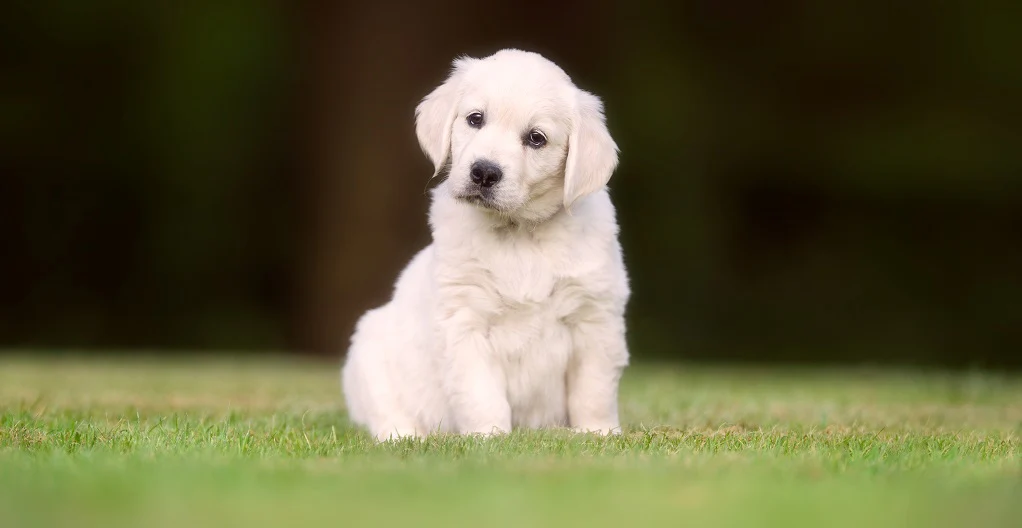
#> input picture Fotos/dog.webp, 1022 x 528 px
$ python transformacao.py
#> lines starting #> are read from the running program, lines starting #| are printed output that depends on the picture
import cv2 as cv
import numpy as np

img = cv.imread('Fotos/dog.webp')
#> img is the input picture: shape (528, 1022, 3); mean B, G, R 59.1, 91.3, 94.3
cv.imshow('doguinho', img)

#transladar
def translada(img, x, y):
#> called with x = 100, y = 100
    transMat = np.float32([[1, 0, x], [0, 1, x]])
    dimensoes = (img.shape[1], img.shape[0])
#> dimensoes = (1022, 528)
    return cv.warpAffine(img, transMat, dimensoes)
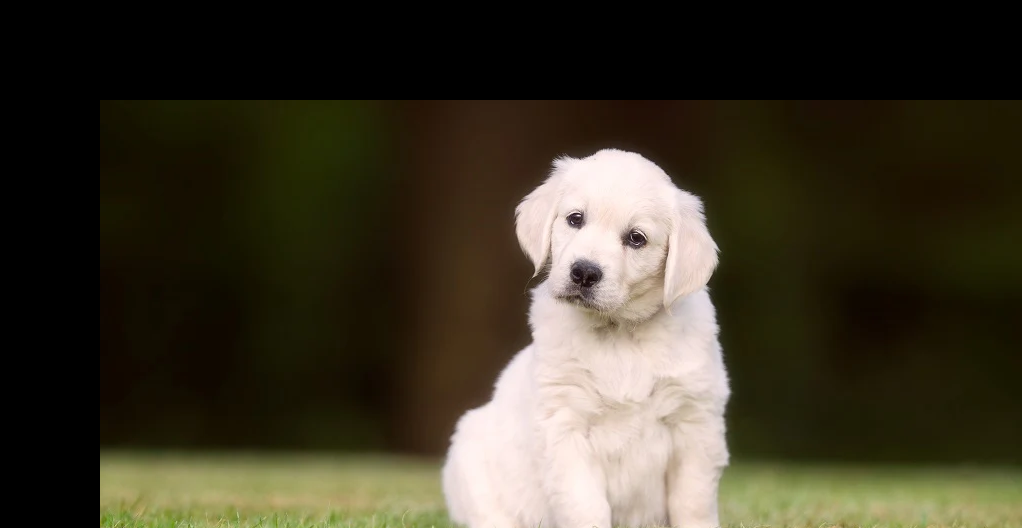
#> returned value: shape (528, 1022, 3); mean of channels 0, 1, 2 40.3, 56, 61.9; drawn as B, G, R
# x movimenta para a direita, o -x para a esuqerda
# y movimenta a imagem para baixo, -y para cima
transladado = translada(img, 100, 100)
cv.imshow('transladado', transladado)

transladado2 = translada(img, -100, 100)
#> call 2 of translada, with x = -100, y = 100
#> in translada (call 2), `return cv.warpAffine(img, transMat, dimensoes)`:
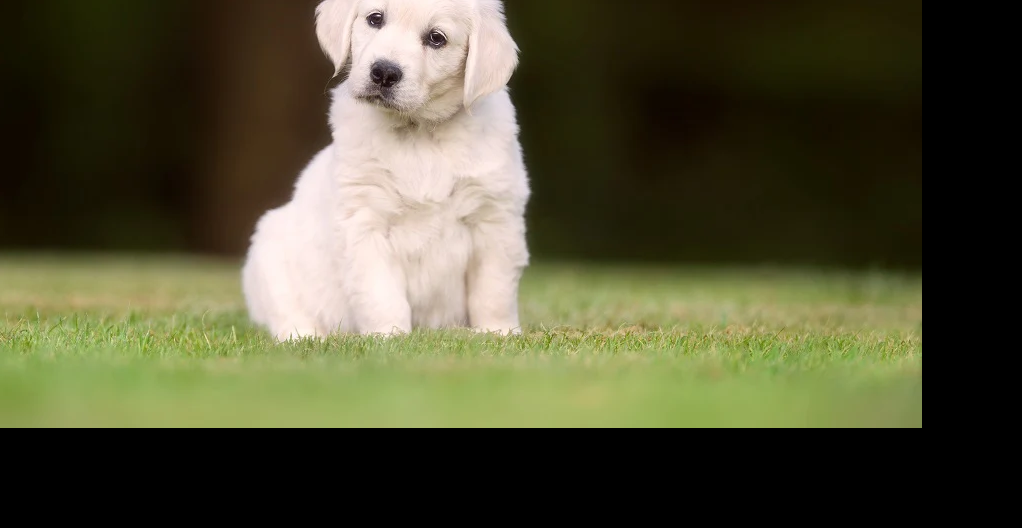
#> returned value: shape (528, 1022, 3); mean of channels 0, 1, 2 53, 78.6, 80.2; drawn as B, G, R
cv.imshow('transladado2', transladado2)

#rotacionar
def rodar(img, teta, pontoRot = None): #none significa q a variável n tem valor algum
#> called with teta = -45, pontoRot = (10, 10)
    (altura, largura) = img.shape[:2] #já pega as duas variáveis em toda a imagem
#> altura = 528; largura = 1022
    if pontoRot == None:
        pontoRot = (largura//2, altura//2)
    rotMat = cv.getRotationMatrix2D(pontoRot, teta, 1.0)
    dimensoes = (largura, altura)
#> dimensoes = (1022, 528)
    return cv.warpAffine(img, rotMat, dimensoes)
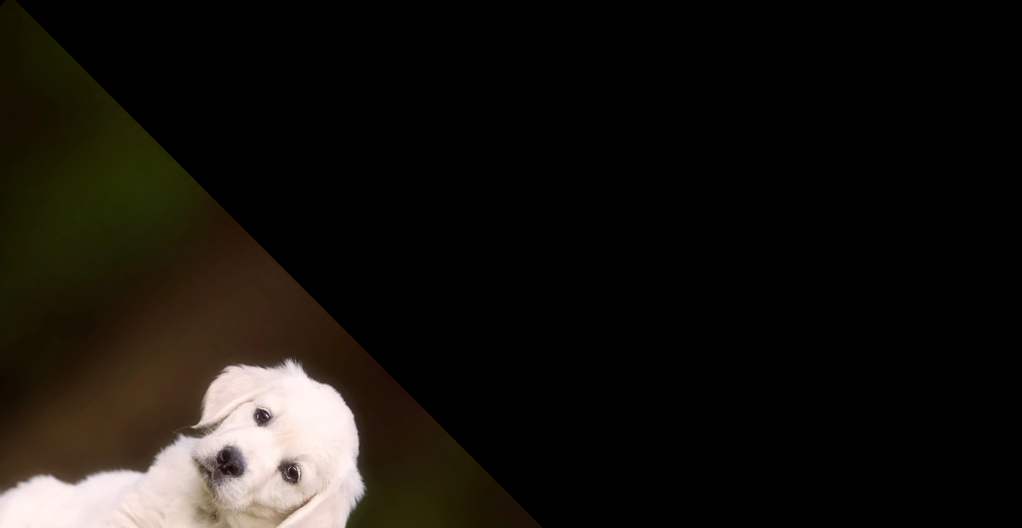
#> returned value: shape (528, 1022, 3); mean of channels 0, 1, 2 15.3, 19.9, 23.1; drawn as B, G, R

rotacionada = rodar(img, -45, pontoRot = (10,10))
cv.imshow('rotacionada', rotacionada)

#mudança de escala/ resizing
mudatamanho = cv.resize(img,(500, 500), interpolation = cv.INTER_AREA)
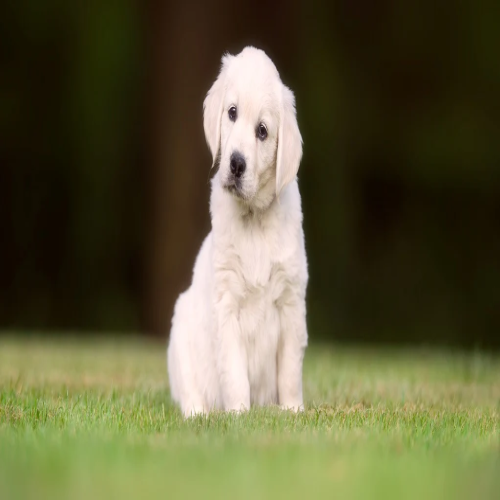
#> mudatamanho: shape (500, 500, 3); mean B, G, R 59.1, 91.3, 94.3
cv.imshow('tamanho reduzido', mudatamanho)

#flipplig (inversão)
flip = cv.flip(img, -1) #0 modifica verticalmente; 1 modifica horizontalmente; -1 faz os dois; -0 não muda
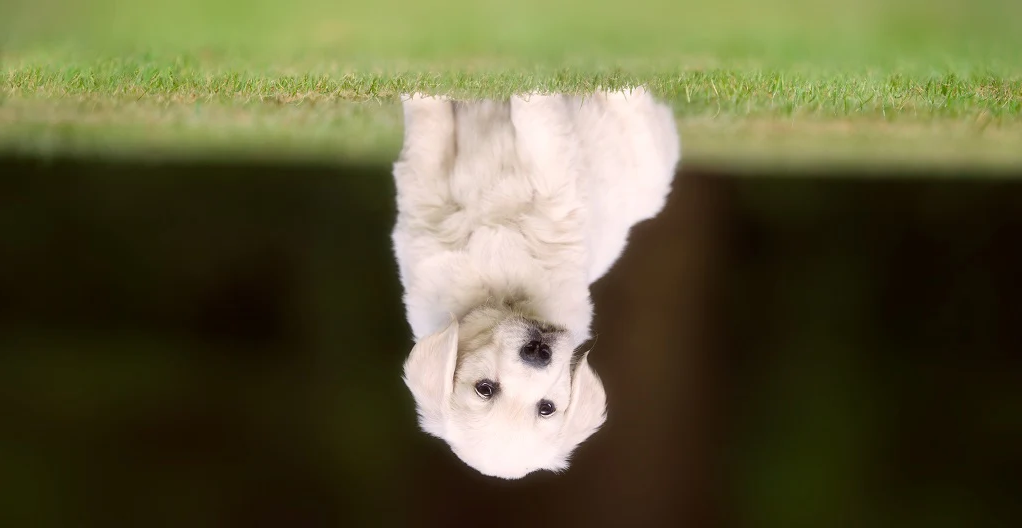
#> flip: shape (528, 1022, 3); mean B, G, R 59.1, 91.3, 94.3
cv.imshow('inversao', flip)

cv.waitKey(0)
cv.destroyAllWindows()

$ run again, with Fotos/grupo 2.webp copied over Fotos/dog.webp
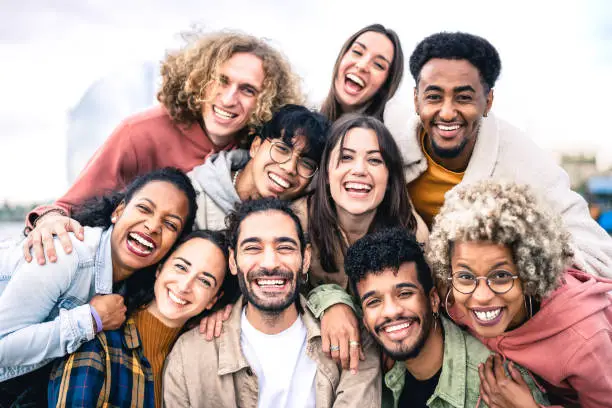
#> input picture Fotos/grupo 2.webp, 612 x 408 px
#> img is the input picture: shape (408, 612, 3); mean B, G, R 156.1, 161.4, 181.8
#> `mudatamanho = cv.resize(img,(500, 500), interpolation = cv.INTER_AREA)`:
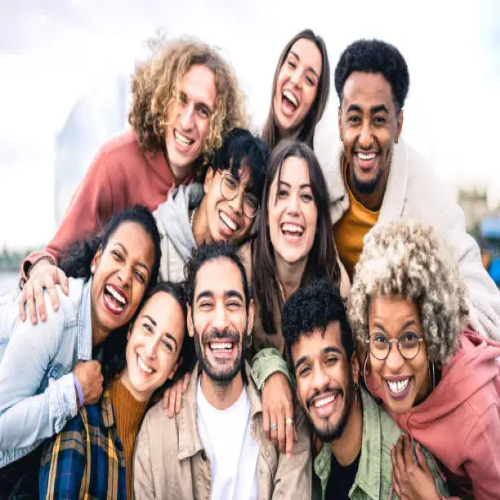
#> mudatamanho: shape (500, 500, 3); mean B, G, R 156, 161.3, 181.7
#> `flip = cv.flip(img, -1)`:
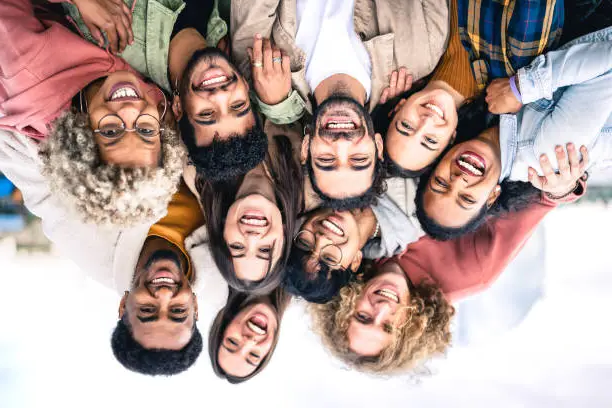
#> flip: shape (408, 612, 3); mean B, G, R 156.1, 161.4, 181.8
